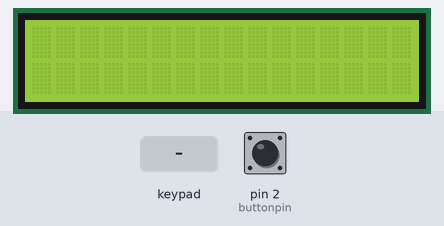
Bench run of a program on a simulated Arduino Uno, built with avr-gcc and run on an emulated ATmega328P. Shown: 16×2 character LCD. Inputs (shaded band) come from the test bench; at power-on: pin 2 (buttonpin) HIGH.

Above: at 1.2 s.
1.3 s: keypad keys 1 3 1 2 1 1 * pressed 0.4 s apart
At 4.5 s:
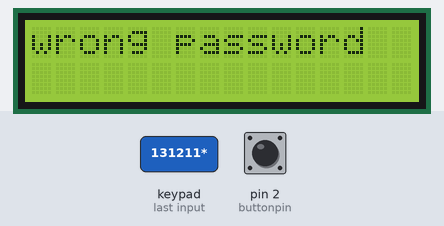
5.6 s: keypad keys 1 2 3 4 * pressed 0.4 s apart
At 7.5 s:
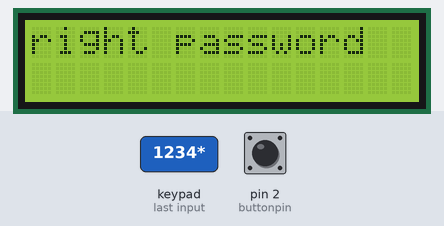
9.7 s: key '1' pressed
At 10.5 s:
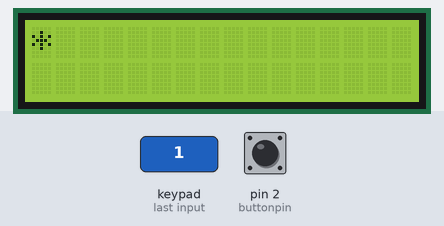
11.2 s: keypad keys 1 3 1 2 1 1 pressed 0.4 s apart
At 14.5 s:
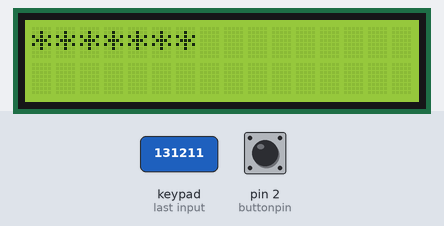
15.1 s: key '2' pressed
At 15.7 s:
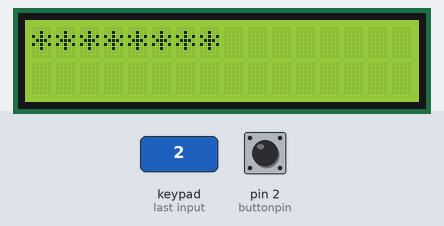
16.6 s: keypad keys 1 3 1 2 1 1 # pressed 0.4 s apart
At 20.1 s:
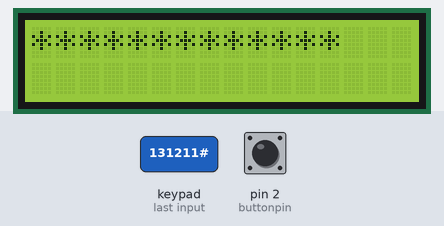
Timing chart, 0 to 21.6 s (numbered marks = the images above; inputs shaded):
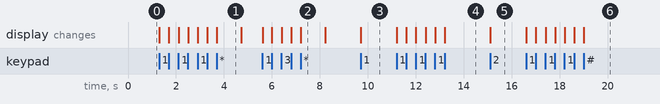

The program:

main.cpp
```cpp
#include<Arduino.h>
#include <LiquidCrystal.h>
#include <Keypad.h>
#include <string.h>
using namespace std ;

char key ;
int savedpass = 1234;
String  passinput = "" ;
bool flag = false ;
int passlen ;
volatile const byte buttonpin = 2 ;

const byte ROWS = 4; //four rows
const byte COLS = 3; //three columns
char keys[ROWS][COLS] = {
    {'1','2','3'},
    {'4','5','6'},
    {'7','8','9'},
    {'*','0','#'}
};

byte rowPins[ROWS] = {10, 9, 8, 7}; //connect to the row pinouts of the keypad
byte colPins[COLS] = {13, 12, 11}; //connect to the column pinouts of the keypad

// initialize the library with the numbers of the interface pins
LiquidCrystal lcd(A0, A1, A2, A3, A4, A5);
Keypad keypad = Keypad( makeKeymap(keys), rowPins, colPins, ROWS, COLS );


void printpass(){

if(flag){

    lcd.clear() ;
    lcd.setCursor(0,0);
    lcd.print(passinput);

}
else {

    lcd.clear() ;
    lcd.setCursor(0,0);
const char * passinputchar = passinput.c_str() ;
 passlen = strlen(passinputchar) ;
    for (int i =0 ; i<passlen ; i++)
       lcd.print('*');


}

}
void deletechar(){

const char * passinputchar = passinput.c_str() ;
 passlen = strlen(passinputchar) ;
 passinput[passlen-1] = '\0';
    printpass() ;


   }


void submitpass(){
   const char * passinputchar = passinput.c_str() ;

     int numericpassinput = atoi(passinputchar)-atoi('0');

    if (numericpassinput ==savedpass){
           lcd.clear() ;
    lcd.setCursor(0,0);
    lcd.print("right password");
    delay(1000) ;
    passinput = "" ;
const char * passinputchar = passinput.c_str() ;
 passlen = strlen(passinputchar) ;
     lcd.clear() ;
    lcd.setCursor(0,0);

        }
    else {
        lcd.clear() ;
    lcd.setCursor(0,0);
    lcd.print("wrong password");
    delay(1000) ;
    passinput = "" ;
const char * passinputchar = passinput.c_str() ;
 passlen = strlen(passinputchar) ;      lcd.clear() ;
    lcd.setCursor(0,0);
    }

}

void changeflag()
{
flag = !flag ;
printpass();

}

void setup() {
  // set up the LCD's number of columns and rows:
  lcd.begin(16, 2);
  lcd.setCursor(0,0);
  pinMode(buttonpin , INPUT_PULLUP);
  attachInterrupt (digitalPinToInterrupt(buttonpin),changeflag,RISING) ;


}


void loop() {
     key = keypad.getKey();
    if (key) {
        switch (key)
        {case('#'):
        deletechar();
        break ;
         case('*'):
        submitpass();
         break ;
         default :
        passinput+=key ;
        printpass() ;


    }


    }

}
```

Measured:
- after the input at 1.3 s, the display: first changes at once (image 1 shows a later state)
- after the input at 5.6 s, the display: first changes at once (image 2 shows a later state)
- after the input at 9.7 s, the display: changes at once (image 3)
- after the input at 11.2 s, the display: first changes at once (image 4 shows a later state)
- after the input at 15.1 s, the display: changes at once (image 5)
- after the input at 16.6 s, the display: first changes at once (image 6 shows a later state)
- what the display in image 1 shows lasts 1.0 s, from 3.7 s to 4.7 s
